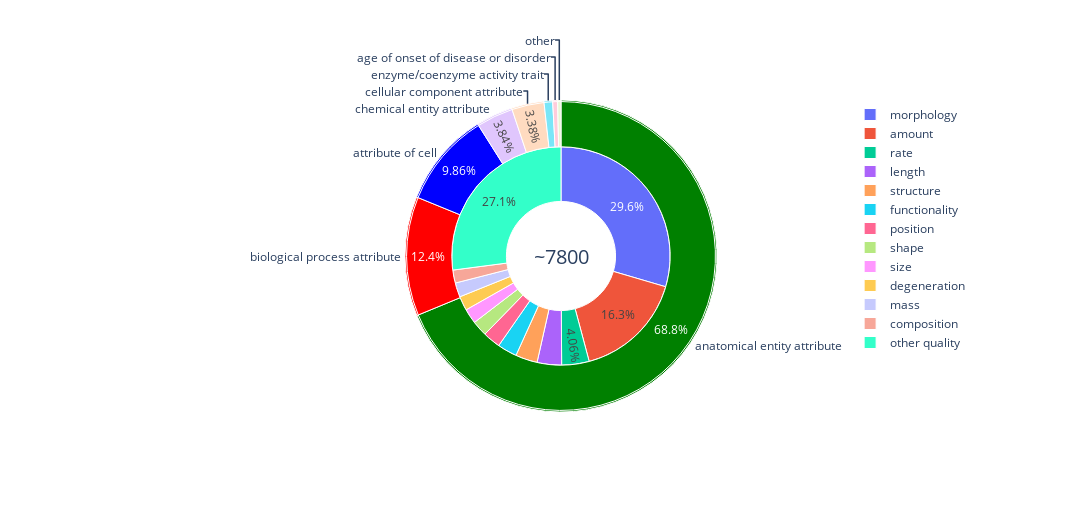

Notebook source saved alongside this figure:
### Markdown cell above
# Nested double doughnut chart for OBA terms
* 2022-12-02

### Code cell
#! /usr/bin/env python3
# -*- coding: utf-8 -*-
""" Create a nested double doughnut plot. """

__author__  = "Ray Stefancsik"
__version__ = "2022-12-02"
import plotly.graph_objs as go
import pandas as pd
import plotly.io as pio
import plotly.offline as ploff

# image export settings
#pio.kaleido.scope.default_format = "svg"
#pio.kaleido.scope.default_scale = 2


#labels = ['Oxygen','Hydrogen','Carbon_Dioxide','Nitrogen']
#inner_values = [4500,2500,500,700]
#outer_values = [500, 1000, 2000, 1000, 500, 1000, 1000, 200, 300]

df = pd.read_csv('double_donut_data2.tsv', sep='\t') # my data

##check what has been loaded
#print(df.head().to_string())

# convert column data to list
outer_labels = df['outer_labels'].tolist()
outer_values = df['outer_values'].tolist()
inner_labels = df['inner_labels'].tolist()
inner_values = df['inner_values'].tolist()



common_props = dict(labels=inner_labels, values=inner_values,)

## inner doughnut
trace1 = go.Pie(
    hole = 0.5,
    sort = False,
    direction = 'clockwise',
    domain= {'x': [0.15, 0.85], 'y': [0.15, 0.85]},
    values = inner_values,
    labels = inner_labels,
    textinfo ='percent', # 'label',
    textposition = 'inside', #'auto',
    marker = {'line': {'color': 'white', 'width': 1}}
)

## outer doughnut - values
trace2 = go.Pie(
    hole = 0.7,
    sort = False,
    direction = 'clockwise',
    values = outer_values,
    labels = outer_labels,
    textinfo ='percent', # 'label',
    textposition = 'inside', #'outside',
    marker= {'colors': ['green', 'red', 'blue'],
            'line': {'color': 'white', 'width': 1}},
    showlegend=False # hide legend for this trace
)

## outer doughnut - labels
trace3 = go.Pie(
    hole = 0.99,
    sort = False,
    direction = 'clockwise',
    values = outer_values,
    labels = outer_labels,
    textinfo ='label', # 'label',
    textposition = 'outside', #'outside',
    marker= {'colors': ['green', 'red', 'blue'],
            'line': {'color': 'white', 'width': 1}},
    showlegend=False # hide legend for this trace
)

fig = go.FigureWidget(data=[trace1, trace2, trace3])
#fig.update_layout(uniformtext_minsize=14, uniformtext_mode='hide') # [make text uniform](https://plotly.com/python/pie-charts/#controlling-text-fontsize-with-uniformtext)
fig.update_layout(uniformtext_minsize=12, uniformtext_mode='hide') # [make text uniform](https://plotly.com/python/pie-charts/#controlling-text-fontsize-with-uniformtext)

# Add annotations in the center of the donut pies.
fig.update_layout( annotations=[dict(text='~7800', x=0.5, y=0.5, font_size=20, showarrow=False)] )

# need to adjust size and margins to fit labels and legends
fig.update_layout(
    autosize=False,
    width=1280,
    height=512,
    margin=dict(
        l=50,
        r=50,
        b=100,
        t=100,
        pad=4
    )
)

fig.show()

# export the chart as image
#fig.write_image("double_donut_data2-OBA.svg")
#fig.write_image("double_donut_data2-OBA.pdf")
fig.write_image("double_donut_data2-OBA.png")


### export the chart into a static html file
#ploff.plot(fig, filename='double_donut_data2-OBA.html')

### Figure 1 — Plotly figure (JSON) as saved in the notebook; plotly's stock layout.template omitted (floating-point values rounded to 4 significant figures)
{"data": [{"direction": "clockwise", "domain": {"x": [0.15, 0.85], "y": [0.15, 0.85]}, "hole": 0.5, "labels": ["morphology", "amount", "rate", "length", "structure", "functionality", "position", "shape", "size", "degeneration", "mass", "composition", "other quality"], "marker": {"line": {"color": "white", "width": 1}}, "sort": false, "textinfo": "percent", "textposition": "inside", "type": "pie", "uid": "87255991-f52a-49bf-b482-33ee05876fcf", "values": [938, 517, 129, 115, 103, 92, 83, 73, 70, 67, 67, 61, 859]}, {"direction": "clockwise", "hole": 0.7, "labels": ["anatomical entity attribute", "biological process attribute", "attribute of cell", "chemical entity attribute", "cellular component attribute", "enzyme/coenzyme activity trait", "age of onset of disease or disorder", "other", null, null, null, null, null], "marker": {"colors": ["green", "red", "blue"], "line": {"color": "white", "width": 1}}, "showlegend": false, "sort": false, "textinfo": "percent", "textposition": "inside", "type": "pie", "uid": "154e44d3-e190-42d5-9c4b-17d11f26f35e", "values": [5376, 970, 771, 300, 264, 70, 40, 27, null, null, null, null, null]}, {"direction": "clockwise", "hole": 0.99, "labels": ["anatomical entity attribute", "biological process attribute", "attribute of cell", "chemical entity attribute", "cellular component attribute", "enzyme/coenzyme activity trait", "age of onset of disease or disorder", "other", null, null, null, null, null], "marker": {"colors": ["green", "red", "blue"], "line": {"color": "white", "width": 1}}, "showlegend": false, "sort": false, "textinfo": "label", "textposition": "outside", "type": "pie", "uid": "c9ec8317-4c70-4603-b312-201af21a0332", "values": [5376, 970, 771, 300, 264, 70, 40, 27, null, null, null, null, null]}], "layout": {"annotations": [{"font": {"size": 20}, "showarrow": false, "text": "~7800", "x": 0.5, "y": 0.5}], "autosize": false, "height": 512, "margin": {"b": 100, "l": 50, "pad": 4, "r": 50, "t": 100}, "uniformtext": {"minsize": 12, "mode": "hide"}, "width": 1280}}
